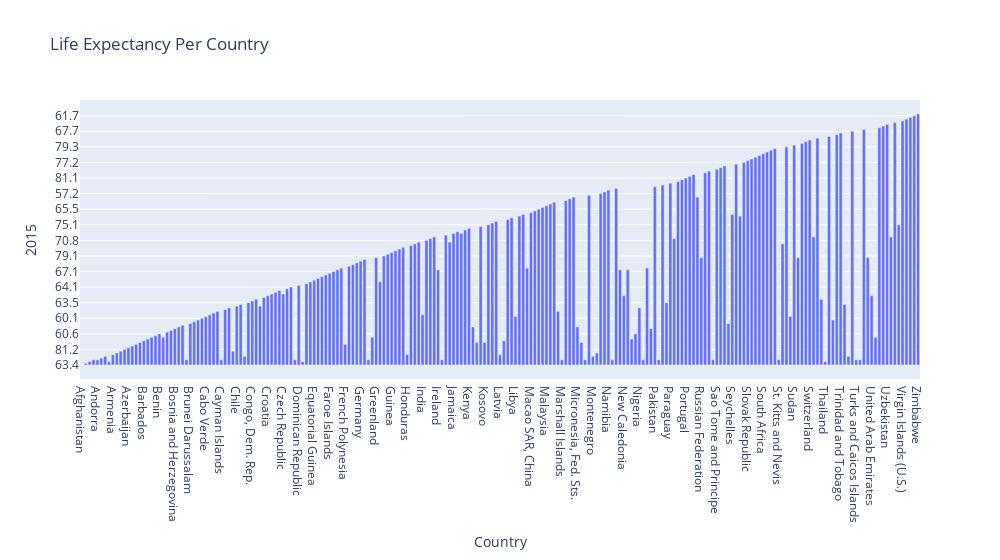

Source (notebook cell):
### Code cell
fifth = px.bar(df_london, x='Country', y='2015', title="Life Expectancy Per Country",
            hover_data = ['Country','2015'], width=1000)
fifth.show()

### Figure 1 — Plotly figure (JSON) as saved in the notebook; plotly's stock layout.template omitted (floating-point values rounded to 4 significant figures; data arrays with more than 128 entries replaced by an {"elided": "..."} marker saying what was removed)
{"data": [{"alignmentgroup": "True", "hovertemplate": "Country=%{x}<br>2015=%{y}<extra></extra>", "legendgroup": "", "marker": {"color": "#636efa"}, "name": "", "offsetgroup": "", "orientation": "v", "showlegend": false, "textposition": "auto", "type": "bar", "x": {"elided": "218 str values"}, "xaxis": "x", "y": {"elided": "218 str values"}, "yaxis": "y"}], "layout": {"barmode": "relative", "legend": {"tracegroupgap": 0}, "title": {"text": "Life Expectancy Per Country"}, "width": 1000, "xaxis": {"anchor": "y", "domain": [0, 1], "title": {"text": "Country"}}, "yaxis": {"anchor": "x", "domain": [0, 1], "title": {"text": "2015"}}}}
